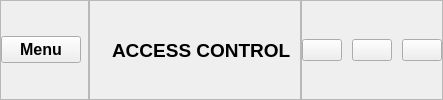
     <widget class="QFrame" name="header_frame">
      <property name="frameShape">
       <enum>QFrame::NoFrame</enum>
      </property>
      <property name="frameShadow">
       <enum>QFrame::Raised</enum>
      </property>
      <layout class="QHBoxLayout" name="horizontalLayout">
       <property name="spacing">
        <number>0</number>
       </property>
       <property name="leftMargin">
        <number>0</number>
       </property>
       <property name="topMargin">
        <number>0</number>
       </property>
       <property name="rightMargin">
        <number>0</number>
       </property>
       <property name="bottomMargin">
        <number>0</number>
       </property>
       <item>
        <widget class="QFrame" name="header_left_frame">
         <property name="frameShape">
          <enum>QFrame::StyledPanel</enum>
         </property>
         <property name="frameShadow">
          <enum>QFrame::Raised</enum>
         </property>
         <layout class="QHBoxLayout" name="horizontalLayout_4">
          <property name="spacing">
           <number>0</number>
          </property>
          <property name="leftMargin">
           <number>0</number>
          </property>
          <property name="topMargin">
           <number>0</number>
          </property>
          <property name="rightMargin">
           <number>0</number>
          </property>
          <property name="bottomMargin">
           <number>0</number>
          </property>
          <item alignment="Qt::AlignLeft">
           <widget class="QPushButton" name="pushButton">
            <property name="font">
             <font>
              <pointsize>12</pointsize>
              <weight>75</weight>
              <bold>true</bold>
             </font>
            </property>
            <property name="text">
             <string>Menu</string>
            </property>
            <property name="icon">
             <iconset resource="resource.qrc">
              <normaloff>:/icons/align-left.svg</normaloff>:/icons/align-left.svg</iconset>
            </property>
            <property name="iconSize">
             <size>
              <width>32</width>
              <height>32</height>
             </size>
            </property>
           </widget>
          </item>
          <item>
           <widget class="QLabel" name="label_3">
            <property name="text">
             <string/>
            </property>
           </widget>
          </item>
         </layout>
        </widget>
       </item>
       <item alignment="Qt::AlignHCenter">
        <widget class="QFrame" name="header_center_frame">
         <property name="frameShape">
          <enum>QFrame::StyledPanel</enum>
         </property>
         <property name="frameShadow">
          <enum>QFrame::Raised</enum>
         </property>
         <layout class="QHBoxLayout" name="horizontalLayout_3">
          <item alignment="Qt::AlignRight">
           <widget class="QLabel" name="label_2">
            <property name="text">
             <string/>
            </property>
            <property name="pixmap">
             <pixmap resource="resource.qrc">:/icons/airplay.svg</pixmap>
            </property>
           </widget>
          </item>
          <item>
           <widget class="QLabel" name="label">
            <property name="font">
             <font>
              <pointsize>14</pointsize>
              <weight>75</weight>
              <bold>true</bold>
             </font>
            </property>
            <property name="text">
             <string>ACCESS CONTROL</string>
            </property>
           </widget>
          </item>
         </layout>
        </widget>
       </item>
       <item alignment="Qt::AlignRight">
        <widget class="QFrame" name="header_right_frame">
         <property name="frameShape">
          <enum>QFrame::StyledPanel</enum>
         </property>
         <property name="frameShadow">
          <enum>QFrame::Raised</enum>
         </property>
         <layout class="QHBoxLayout" name="horizontalLayout_2">
          <property name="spacing">
           <number>10</number>
          </property>
          <property name="leftMargin">
           <number>0</number>
          </property>
          <property name="topMargin">
           <number>0</number>
          </property>
          <property name="rightMargin">
           <number>0</number>
          </property>
          <property name="bottomMargin">
           <number>0</number>
          </property>
          <item>
           <widget class="QPushButton" name="minimize_window_button">
            <property name="text">
             <string/>
            </property>
            <property name="icon">
             <iconset resource="resource.qrc">
              <normaloff>:/icons/minus.svg</normaloff>:/icons/minus.svg</iconset>
            </property>
            <property name="iconSize">
             <size>
              <width>20</width>
              <height>20</height>
             </size>
            </property>
           </widget>
          </item>
          <item>
           <widget class="QPushButton" name="restore_window_button">
            <property name="text">
             <string/>
            </property>
            <property name="icon">
             <iconset resource="resource.qrc">
              <normaloff>:/icons/crop.svg</normaloff>:/icons/crop.svg</iconset>
            </property>
            <property name="iconSize">
             <size>
              <width>20</width>
              <height>20</height>
             </size>
            </property>
           </widget>
          </item>
          <item>
           <widget class="QPushButton" name="close_window_button">
            <property name="text">
             <string/>
            </property>
            <property name="icon">
             <iconset resource="resource.qrc">
              <normaloff>:/icons/x.svg</normaloff>:/icons/x.svg</iconset>
            </property>
            <property name="iconSize">
             <size>
              <width>20</width>
              <height>20</height>
             </size>
            </property>
           </widget>
          </item>
         </layout>
        </widget>
       </item>
      </layout>
     </widget>
